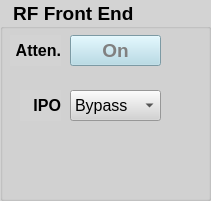
     <widget class="QGroupBox" name="FrontEnd_groupBox">
      <property name="geometry">
       <rect>
        <x>1180</x>
        <y>340</y>
        <width>211</width>
        <height>201</height>
       </rect>
      </property>
      <property name="font">
       <font>
        <pointsize>14</pointsize>
        <bold>true</bold>
       </font>
      </property>
      <property name="styleSheet">
       <string notr="true">QWidget{ background-color: lightgray;}</string>
      </property>
      <property name="title">
       <string>  RF Front End</string>
      </property>
      <widget class="QLabel" name="FrontEnd_label_1">
       <property name="geometry">
        <rect>
         <x>10</x>
         <y>35</y>
         <width>51</width>
         <height>31</height>
        </rect>
       </property>
       <property name="font">
        <font>
         <pointsize>12</pointsize>
         <bold>true</bold>
        </font>
       </property>
       <property name="text">
        <string>Atten.</string>
       </property>
       <property name="alignment">
        <set>Qt::AlignmentFlag::AlignRight|Qt::AlignmentFlag::AlignTrailing|Qt::AlignmentFlag::AlignVCenter</set>
       </property>
      </widget>
      <widget class="QLabel" name="FrontEnd_label_2">
       <property name="geometry">
        <rect>
         <x>20</x>
         <y>90</y>
         <width>41</width>
         <height>31</height>
        </rect>
       </property>
       <property name="font">
        <font>
         <pointsize>12</pointsize>
         <bold>true</bold>
        </font>
       </property>
       <property name="text">
        <string>IPO</string>
       </property>
       <property name="alignment">
        <set>Qt::AlignmentFlag::AlignRight|Qt::AlignmentFlag::AlignTrailing|Qt::AlignmentFlag::AlignVCenter</set>
       </property>
      </widget>
      <widget class="QPushButton" name="FrontEnd_ATT_pushButton">
       <property name="geometry">
        <rect>
         <x>70</x>
         <y>35</y>
         <width>91</width>
         <height>31</height>
        </rect>
       </property>
       <property name="font">
        <font>
         <pointsize>14</pointsize>
         <bold>true</bold>
        </font>
       </property>
       <property name="styleSheet">
        <string notr="true">QPushButton{ background-color: lightblue; color: grey}
QPushButton::checked{ background-color: red; color: black}</string>
       </property>
       <property name="text">
        <string>On</string>
       </property>
       <property name="checkable">
        <bool>true</bool>
       </property>
      </widget>
      <widget class="QComboBox" name="FrontEnd_IPO_comboBox">
       <property name="geometry">
        <rect>
         <x>70</x>
         <y>90</y>
         <width>91</width>
         <height>31</height>
        </rect>
       </property>
       <property name="styleSheet">
        <string notr="true">QComboBox{ font-family: &quot;Arial&quot;; font-size: 16px;}</string>
       </property>
       <item>
        <property name="text">
         <string>Bypass</string>
        </property>
       </item>
       <item>
        <property name="text">
         <string>AMP 1</string>
        </property>
       </item>
       <item>
        <property name="text">
         <string>AMP 2</string>
        </property>
       </item>
      </widget>
     </widget>
